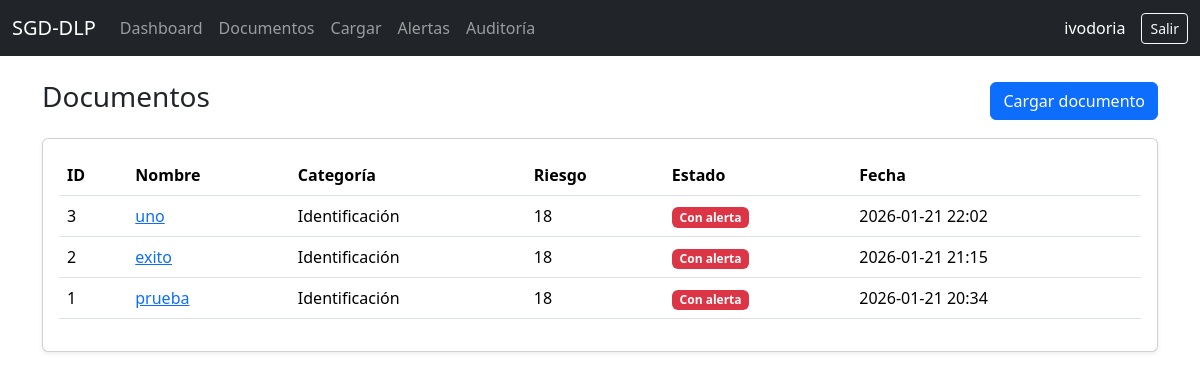
Page /documents/ (signed in) on the committed database.
### documents/models.py (models this page shows, shortened)
class Document(models.Model):
    original_name = models.CharField(max_length=255)
    file = models.FileField(upload_to="docs/")
    uploaded_by = models.ForeignKey(settings.AUTH_USER_MODEL, on_delete=models.PROTECT)
    uploaded_at = models.DateTimeField(auto_now_add=True)
    extracted_text = models.TextField(blank=True)  # para MVP; en prod podrías no guardarlo
    classified_category = models.ForeignKey(
        Category, null=True, blank=True, on_delete=models.SET_NULL, related_name="documents"
    )
    risk_score = models.PositiveSmallIntegerField(default=0)

### policies/models.py (models this page shows, shortened)
class Category(models.Model):
    name = models.CharField(max_length=120, unique=True)
    description = models.TextField(blank=True)

### ui/views.py (the view)
# urls.py: path("documents/", views.documents_list, name="documents_list"),
@login_required
def documents_list(request):
    alert_exists = Alert.objects.filter(document_id=OuterRef("pk"))
    docs = (
        Document.objects
        .select_related("classified_category", "uploaded_by")
        .annotate(has_alert=Exists(alert_exists))
        .order_by("-uploaded_at")
    )
    context = {"documents": docs}
    return render(request, "ui/documents_list.html", context)

### ui/templates/ui/documents_list.html (shortened to what this page needs)
{% extends "ui/base.html" %}
{% block content %}
<div class="d-flex justify-content-between align-items-center mb-3">
  <h3>Documentos</h3>
  <a class="btn btn-primary" href="{% url 'document_upload' %}">Cargar documento</a>
</div>
<div class="card shadow-sm">
  <div class="card-body">
    <table class="table table-hover align-middle">
      <thead>
        <tr>
          <th>ID</th>
          <th>Nombre</th>
          <th>Categoría</th>
          <th>Riesgo</th>
          <th>Estado</th>
          <th>Fecha</th>
        </tr>
      </thead>
      <tbody>
      {% for doc in documents %}
        <tr>
          <td>{{ doc.id }}</td>
          <td>
            <a href="{% url 'document_detail' doc.id %}">
              {{ doc.original_name }}
            </a>
          </td>
          <td>{{ doc.classified_category.name|default:"—" }}</td>
          <td>{{ doc.risk_score }}</td>
          <td>
            {% if doc.has_alert %}
              <span class="badge text-bg-danger">Con alerta</span>
            {% else %}
              <span class="badge text-bg-success">Sin alerta</span>
            {% endif %}
          </td>
          <td>{{ doc.uploaded_at|date:"Y-m-d H:i" }}</td>
        </tr>
      {% empty %}
        <tr><td colspan="6">No hay documentos cargados.</td></tr>
      {% endfor %}
      </tbody>
    </table>
  </div>
</div>
{% endblock %}

### ui/templates/ui/base.html (shortened to what this page needs)
<!doctype html>
<html lang="es">
<head>
  <link href="https://cdn.jsdelivr.net/npm/bootstrap@5.3.3/dist/css/bootstrap.min.css" rel="stylesheet">
</head>
<body>
<nav class="navbar navbar-expand-lg navbar-dark bg-dark">
  <div class="container-fluid">
    <a class="navbar-brand" href="{% url 'dashboard' %}">SGD-DLP</a>
    <div class="collapse navbar-collapse">
      <ul class="navbar-nav me-auto">
        <li class="nav-item"><a class="nav-link" href="{% url 'dashboard' %}">Dashboard</a></li>
        <li class="nav-item"><a class="nav-link" href="{% url 'documents_list' %}">Documentos</a></li>
        <li class="nav-item"><a class="nav-link" href="{% url 'document_upload' %}">Cargar</a></li>
        <li class="nav-item"><a class="nav-link" href="{% url 'alerts_list' %}">Alertas</a></li>
        <li class="nav-item"><a class="nav-link" href="{% url 'audit_list' %}">Auditoría</a></li>
      </ul>
      <span class="navbar-text text-white me-3">
        {{ request.user.username }}
      </span>
      <form method="post" action="{% url 'logout' %}" class="d-inline">
  <button type="submit" class="btn btn-outline-light btn-sm">
    Salir
  </button>
</form>
    </div>
  </div>
</nav>
<main class="container mt-4">
  {% block content %}{% endblock %}
</main>
</body>
</html>

### rows in the picture
Document: id "3", original_name "uno", classified_category.name "Identificación", risk_score "18", shows "Con alerta", uploaded_at "2026-01-21 22:02"
Document: id "2", original_name "exito", classified_category.name "Identificación", risk_score "18", shows "Con alerta", uploaded_at "2026-01-21 21:15"
Document: id "1", original_name "prueba", classified_category.name "Identificación", risk_score "18", shows "Con alerta", uploaded_at "2026-01-21 20:34"

### other values in the picture
{{ request.user.username }} "ivodoria"
